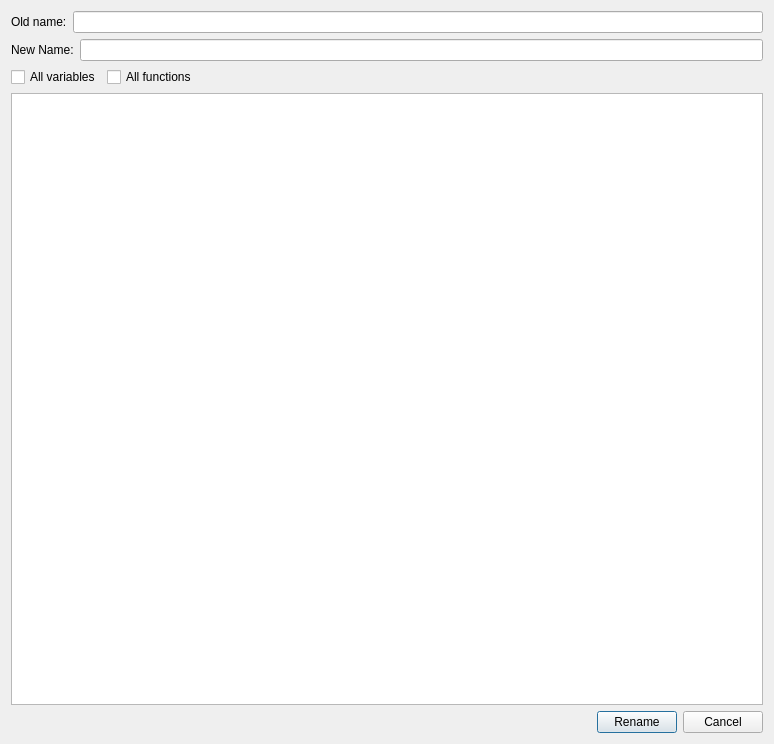
<?xml version="1.0" encoding="UTF-8"?>
<ui version="4.0">
 <class>RenameVarDialog</class>
 <widget class="QDialog" name="RenameVarDialog">
  <property name="geometry">
   <rect>
    <x>0</x>
    <y>0</y>
    <width>774</width>
    <height>744</height>
   </rect>
  </property>
  <property name="windowTitle">
   <string>Rename class members and functions</string>
  </property>
  <layout class="QVBoxLayout" name="verticalLayout">
   <item>
    <layout class="QHBoxLayout" name="horizontalLayout">
     <item>
      <widget class="QLabel" name="label">
       <property name="text">
        <string>Old name:</string>
       </property>
      </widget>
     </item>
     <item>
      <widget class="QLineEdit" name="old_name_edit"/>
     </item>
    </layout>
   </item>
   <item>
    <layout class="QHBoxLayout" name="horizontalLayout_2">
     <item>
      <widget class="QLabel" name="label_2">
       <property name="text">
        <string>New Name:</string>
       </property>
      </widget>
     </item>
     <item>
      <widget class="QLineEdit" name="new_name_edit"/>
     </item>
    </layout>
   </item>
   <item>
    <layout class="QHBoxLayout" name="horizontalLayout_4">
     <item>
      <widget class="QCheckBox" name="allvar_cb">
       <property name="text">
        <string>All variables</string>
       </property>
      </widget>
     </item>
     <item>
      <widget class="QCheckBox" name="allfun_cb">
       <property name="text">
        <string>All functions</string>
       </property>
      </widget>
     </item>
     <item>
      <spacer name="horizontalSpacer_2">
       <property name="orientation">
        <enum>Qt::Horizontal</enum>
       </property>
       <property name="sizeHint" stdset="0">
        <size>
         <width>40</width>
         <height>20</height>
        </size>
       </property>
      </spacer>
     </item>
    </layout>
   </item>
   <item>
    <widget class="QListWidget" name="occurences_lit"/>
   </item>
   <item>
    <layout class="QHBoxLayout" name="horizontalLayout_3">
     <item>
      <spacer name="horizontalSpacer">
       <property name="orientation">
        <enum>Qt::Horizontal</enum>
       </property>
       <property name="sizeHint" stdset="0">
        <size>
         <width>40</width>
         <height>20</height>
        </size>
       </property>
      </spacer>
     </item>
     <item>
      <widget class="QPushButton" name="ok_btn">
       <property name="text">
        <string>Rename</string>
       </property>
      </widget>
     </item>
     <item>
      <widget class="QPushButton" name="cancel_btn">
       <property name="text">
        <string>Cancel</string>
       </property>
      </widget>
     </item>
    </layout>
   </item>
  </layout>
 </widget>
 <resources/>
 <connections/>
</ui>
